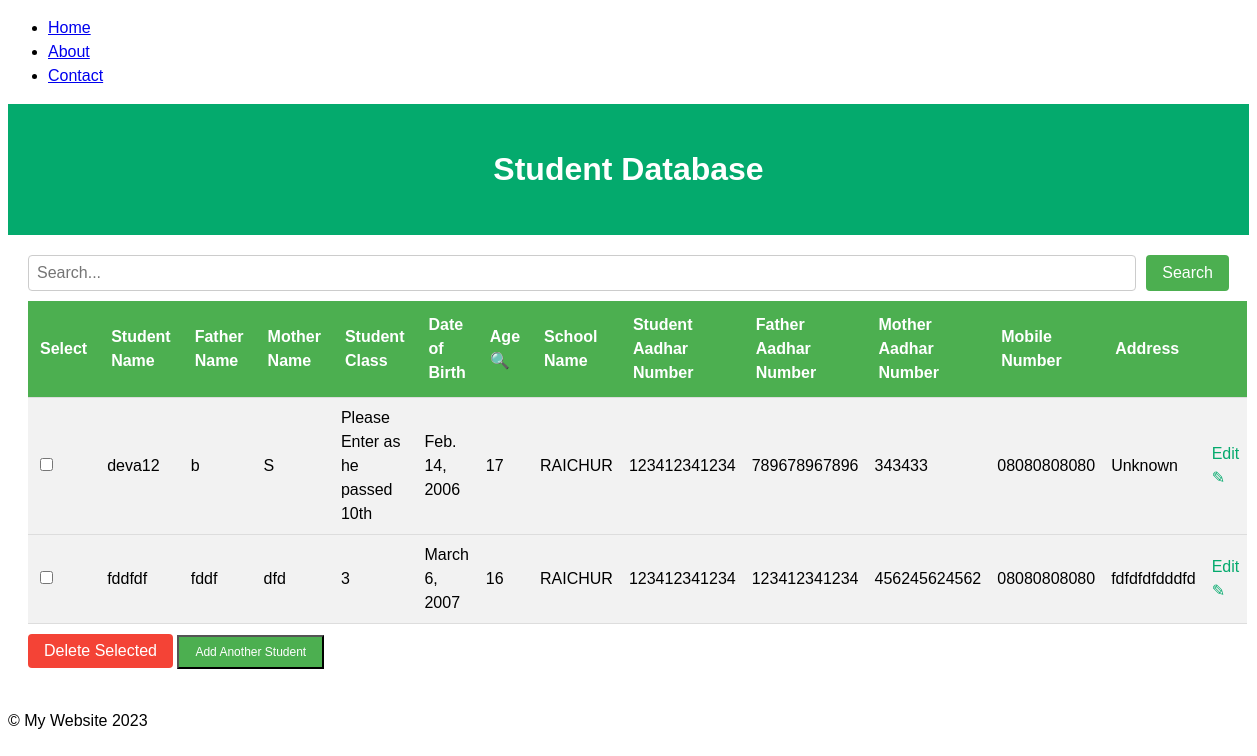
The page /student_list/ on the database its author committed.
### studentsdataform/models.py (models this page shows, shortened)
class Student(models.Model):
    student_name = models.CharField(max_length=150)
    father_name = models.CharField(max_length=150)
    mother_name = models.CharField(max_length=150)
    student_class = models.CharField(max_length=150)
    school_name = models.CharField(max_length=150)
    student_aadhar = models.CharField(max_length=150)
    father_aadhar = models.CharField(max_length=150)
    mother_aadhar = models.CharField(max_length=150)
    mobile_number = models.CharField(max_length=150)
    dob = models.DateField(null=True, blank=True)
    age = models.IntegerField(null=True, blank=True)
    address=models.CharField(max_length=500, default='Unknown')

### studentsdataform/views.py (the view, shortened to what this page needs)
# urls.py: path('student_list/',views.student_list,name='student_list'),
def student_list(request):
    students = Student.objects.all()
    search_query = request.GET.get('search_box')
    return render(request, 'studentdatabase.html', {'students': students, 'search_query': search_query})

### studentsdataform/templatetags/custom_filters.py (called while the page is built)
@register.filter(name='calculate_age')
def calculate_age(dob):
    today = date.today()
    age = today.year - dob.year - ((today.month, today.day) < (dob.month, dob.day))
    return age

### templates/studentdatabase.html (shortened to what this page needs)
{% extends 'base.html' %}
{% load custom_filters %}
{% load custom_tags %}
{% block content %}
  <header style="background-color: #04AA6D; color: white; text-align: center; padding: 20px;">
    <h1>Student Database</h1>
  </header>
  <div style="margin: 20px;">
    <form method="GET" action="{% url 'student_list' %}" style="display: flex; margin-bottom: 10px;">
      <input type="text" name="search_box" placeholder="Search..." style="flex: 1; padding: 8px; font-size: 16px;">
      <button type="submit" style="background-color: #4CAF50; color: white; padding: 8px 16px; font-size: 16px; border: none;">Search</button>
    </form>
    {% if students %}
      <form method="POST" action="{% url 'delete_students' %}" style="margin-bottom: 20px;">
        <table style="width: 100%; border-collapse: collapse;">
          <thead>
            <tr style="background-color: #04AA6D; color: white; text-align: left;">
              <th style="padding: 12px;">Select</th>
              <th style="padding: 12px;">Student Name</th>
              <th style="padding: 12px;">Father Name</th>
              <th style="padding: 12px;">Mother Name</th>
              <th style="padding: 12px;">Student Class</th>
              <th style="padding: 12px;">Date of Birth</th>
              <th style="padding: 12px;">
                <a href="{% url 'student_list_by_age' %}" style="text-decoration: none; color: white;">
                  Age
                  <span>&#x1F50D;</span>
                </a>
              </th>
              <th style="padding: 12px;">School Name</th>
              <th style="padding: 12px;">Student Aadhar Number</th>
              <th style="padding: 12px;">Father Aadhar Number</th>
              <th style="padding: 12px;">Mother Aadhar Number</th>
              <th style="padding: 12px;">Mobile Number</th>
              <th style="padding: 12px;">Address</th>
              <th style="padding: 12px;"></th>
            </tr>
          </thead>
          <tbody>
            {% for student in students %}
              <tr style="background-color: #f2f2f2; text-align: left;">
                <td style="padding: 8px;"><input type="checkbox" name="student_ids" value="{{ student.id }}"></td>
                <td style="padding: 8px;">{{ student.student_name }}</td>
                <td style="padding: 8px;">{{ student.father_name }}</td>
                <td style="padding: 8px;">{{ student.mother_name }}</td>
                <td style="padding: 8px;">{{ student.student_class }}</td>
                <td style="padding: 8px;">{{ student.dob}}</td>
                <td style="padding: 8px;">{{ student.dob|calculate_age }}</td>
                <td style="padding: 8px;">{{ student.school_name }}</td>
                <td style="padding: 8px;">{{ student.student_aadhar   }}</td>
                <td style="padding: 8px;">{{ student.father_aadhar }}</td>
                <td style="padding: 8px;">{{ student.mother_aadhar }}</td>
                <td style="padding: 8px;">{{ student.mobile_number }}</td>
                <td style="padding: 8px;">{{ student.address }}</td>
                <td style="padding: 8px;">
                  <a href="{% url 'modify_student'  student.id %}" style="text-decoration: none; color: #04AA6D;">
                    Edit
                    <span>&#x270E;</span>
                  </a>
                </td>
              </tr>
            {% endfor %}
          </tbody>
        </table>
        <button type="submit" style="background-color: #f44336; color: white; padding: 8px 16px; font-size: 16px; border: none; margin-top: 10px;">Delete Selected</button>
        <button style="background-color: #4CAF50; color: white; font-size: 12px; padding: 8px 16px;">
          <a href="{% url 'add_student' %}" style="text-decoration: none; color: white;">Add Another Student</a>
        </button>
      </form>
    {% else %}
      <p>No students found.</p>
    {% endif %}
  </div>
{% endblock %}

### templates/base.html (style rules this page uses)
body { font-family: Arial, Helvetica, sans-serif; font-size: 16px; line-height: 1.5; }
input[type="text"] { padding: 8px; border: 1px solid #ccc; border-radius: 4px; margin-right: 10px; }
button[type="submit"] { background-color: #4CAF50; color: white; padding: 8px 16px; border: none; border-radius: 4px; cursor: pointer; }
table { border-collapse: collapse; width: 100%; }
th, td { text-align: left; padding: 8px; border-bottom: 1px solid #ddd; }
th { background-color: #4CAF50; color: white; }
tr:nth-child(even) { background-color: #f2f2f2; }

### rows shown on the page
Student: student_name "deva12", father_name "b", mother_name "S", student_class "Please Enter as he passed 10th", dob "Feb. 14, 2006", dob|calculate_age "17", school_name "RAICHUR", student_aadhar "123412341234", father_aadhar "789678967896", mother_aadhar "343433", mobile_number "08080808080", address "Unknown"
Student: student_name "fddfdf", father_name "fddf", mother_name "dfd", student_class "3", dob "March 6, 2007", dob|calculate_age "16", school_name "RAICHUR", student_aadhar "123412341234", father_aadhar "123412341234", mother_aadhar "456245624562", mobile_number "08080808080", address "fdfdfdfdddfd"
